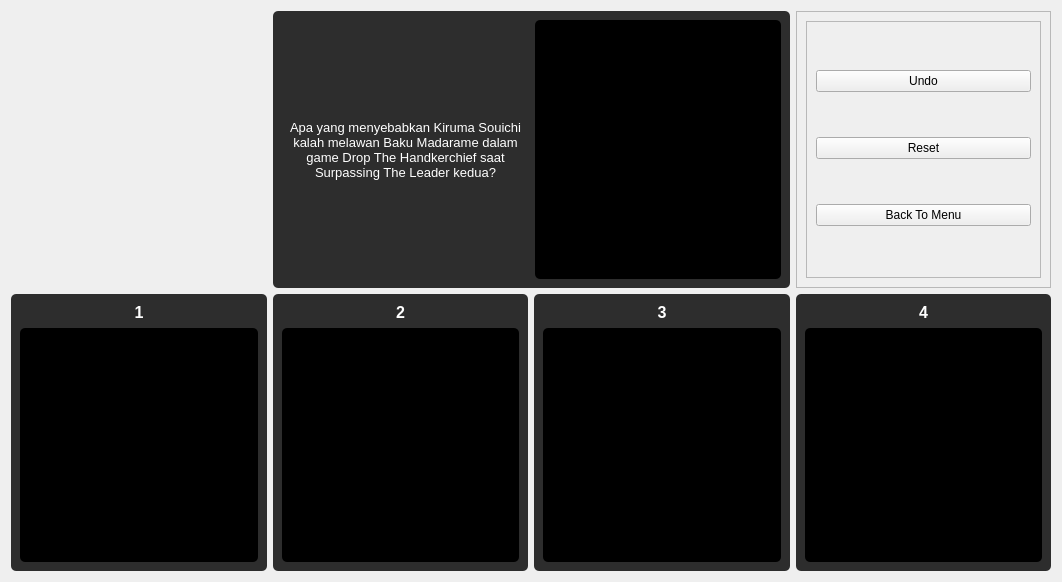
<?xml version="1.0" encoding="UTF-8"?>
<ui version="4.0">
 <class>Form</class>
 <widget class="QWidget" name="Form">
  <property name="geometry">
   <rect>
    <x>0</x>
    <y>0</y>
    <width>1062</width>
    <height>582</height>
   </rect>
  </property>
  <property name="windowTitle">
   <string>Form</string>
  </property>
  <layout class="QGridLayout" name="gridLayout_7">
   <item row="0" column="4">
    <widget class="QFrame" name="frame_2">
     <property name="sizePolicy">
      <sizepolicy hsizetype="Preferred" vsizetype="Preferred">
       <horstretch>0</horstretch>
       <verstretch>0</verstretch>
      </sizepolicy>
     </property>
     <property name="frameShape">
      <enum>QFrame::StyledPanel</enum>
     </property>
     <property name="frameShadow">
      <enum>QFrame::Raised</enum>
     </property>
     <layout class="QVBoxLayout" name="verticalLayout">
      <item>
       <widget class="QFrame" name="frame_4">
        <property name="frameShape">
         <enum>QFrame::StyledPanel</enum>
        </property>
        <property name="frameShadow">
         <enum>QFrame::Raised</enum>
        </property>
        <layout class="QVBoxLayout" name="verticalLayout_3">
         <item>
          <widget class="QPushButton" name="pushButton">
           <property name="text">
            <string>Undo</string>
           </property>
          </widget>
         </item>
         <item>
          <widget class="QPushButton" name="pushButton_2">
           <property name="text">
            <string>Reset</string>
           </property>
          </widget>
         </item>
         <item>
          <widget class="QPushButton" name="pushButton_3">
           <property name="text">
            <string>Back To Menu</string>
           </property>
          </widget>
         </item>
        </layout>
       </widget>
      </item>
     </layout>
    </widget>
   </item>
   <item row="0" column="0">
    <widget class="QLabel" name="label">
     <property name="sizePolicy">
      <sizepolicy hsizetype="Ignored" vsizetype="Ignored">
       <horstretch>0</horstretch>
       <verstretch>0</verstretch>
      </sizepolicy>
     </property>
     <property name="text">
      <string/>
     </property>
     <property name="alignment">
      <set>Qt::AlignHCenter|Qt::AlignTop</set>
     </property>
    </widget>
   </item>
   <item row="1" column="0">
    <widget class="QFrame" name="frame_5">
     <property name="styleSheet">
      <string notr="true">background: rgb(45, 45, 45);
border-radius: 5px;</string>
     </property>
     <property name="frameShape">
      <enum>QFrame::StyledPanel</enum>
     </property>
     <property name="frameShadow">
      <enum>QFrame::Raised</enum>
     </property>
     <layout class="QGridLayout" name="gridLayout_3">
      <item row="1" column="1">
       <widget class="QLabel" name="label_2">
        <property name="sizePolicy">
         <sizepolicy hsizetype="Ignored" vsizetype="Ignored">
          <horstretch>0</horstretch>
          <verstretch>0</verstretch>
         </sizepolicy>
        </property>
        <property name="font">
         <font>
          <family>Helvetica</family>
          <pointsize>10</pointsize>
         </font>
        </property>
        <property name="styleSheet">
         <string notr="true">background: black;
color: white;</string>
        </property>
        <property name="text">
         <string/>
        </property>
        <property name="alignment">
         <set>Qt::AlignCenter</set>
        </property>
        <property name="wordWrap">
         <bool>true</bool>
        </property>
       </widget>
      </item>
      <item row="0" column="1">
       <widget class="QLabel" name="label_6">
        <property name="sizePolicy">
         <sizepolicy hsizetype="Minimum" vsizetype="Maximum">
          <horstretch>0</horstretch>
          <verstretch>0</verstretch>
         </sizepolicy>
        </property>
        <property name="font">
         <font>
          <family>Helvetica</family>
          <pointsize>12</pointsize>
          <weight>75</weight>
          <bold>true</bold>
         </font>
        </property>
        <property name="styleSheet">
         <string notr="true">color: white;</string>
        </property>
        <property name="text">
         <string>1</string>
        </property>
        <property name="alignment">
         <set>Qt::AlignCenter</set>
        </property>
       </widget>
      </item>
     </layout>
    </widget>
   </item>
   <item row="1" column="1">
    <widget class="QFrame" name="frame_6">
     <property name="styleSheet">
      <string notr="true">background: rgb(45, 45, 45);
border-radius: 5px;</string>
     </property>
     <property name="frameShape">
      <enum>QFrame::StyledPanel</enum>
     </property>
     <property name="frameShadow">
      <enum>QFrame::Raised</enum>
     </property>
     <layout class="QGridLayout" name="gridLayout_5">
      <item row="1" column="1">
       <widget class="QLabel" name="label_3">
        <property name="sizePolicy">
         <sizepolicy hsizetype="Ignored" vsizetype="Ignored">
          <horstretch>0</horstretch>
          <verstretch>0</verstretch>
         </sizepolicy>
        </property>
        <property name="font">
         <font>
          <family>Helvetica</family>
          <pointsize>10</pointsize>
         </font>
        </property>
        <property name="styleSheet">
         <string notr="true">background: black;
color: white;</string>
        </property>
        <property name="text">
         <string/>
        </property>
        <property name="alignment">
         <set>Qt::AlignCenter</set>
        </property>
        <property name="wordWrap">
         <bool>true</bool>
        </property>
       </widget>
      </item>
      <item row="0" column="1">
       <widget class="QLabel" name="label_7">
        <property name="sizePolicy">
         <sizepolicy hsizetype="Minimum" vsizetype="Maximum">
          <horstretch>0</horstretch>
          <verstretch>0</verstretch>
         </sizepolicy>
        </property>
        <property name="font">
         <font>
          <family>Helvetica</family>
          <pointsize>12</pointsize>
          <weight>75</weight>
          <bold>true</bold>
         </font>
        </property>
        <property name="styleSheet">
         <string notr="true">color: white;</string>
        </property>
        <property name="text">
         <string>2</string>
        </property>
        <property name="alignment">
         <set>Qt::AlignCenter</set>
        </property>
       </widget>
      </item>
     </layout>
    </widget>
   </item>
   <item row="1" column="2">
    <widget class="QFrame" name="frame_7">
     <property name="styleSheet">
      <string notr="true">background: rgb(45, 45, 45);
border-radius: 5px;
</string>
     </property>
     <property name="frameShape">
      <enum>QFrame::StyledPanel</enum>
     </property>
     <property name="frameShadow">
      <enum>QFrame::Raised</enum>
     </property>
     <layout class="QGridLayout" name="gridLayout_4">
      <item row="0" column="1">
       <widget class="QLabel" name="label_8">
        <property name="sizePolicy">
         <sizepolicy hsizetype="Minimum" vsizetype="Maximum">
          <horstretch>0</horstretch>
          <verstretch>0</verstretch>
         </sizepolicy>
        </property>
        <property name="font">
         <font>
          <family>Helvetica</family>
          <pointsize>12</pointsize>
          <weight>75</weight>
          <bold>true</bold>
         </font>
        </property>
        <property name="styleSheet">
         <string notr="true">color: white;</string>
        </property>
        <property name="text">
         <string>3</string>
        </property>
        <property name="alignment">
         <set>Qt::AlignCenter</set>
        </property>
       </widget>
      </item>
      <item row="1" column="1">
       <widget class="QLabel" name="label_4">
        <property name="sizePolicy">
         <sizepolicy hsizetype="Ignored" vsizetype="Ignored">
          <horstretch>0</horstretch>
          <verstretch>0</verstretch>
         </sizepolicy>
        </property>
        <property name="font">
         <font>
          <family>Helvetica</family>
          <pointsize>10</pointsize>
         </font>
        </property>
        <property name="styleSheet">
         <string notr="true">background: black;
color: white;</string>
        </property>
        <property name="text">
         <string/>
        </property>
        <property name="alignment">
         <set>Qt::AlignCenter</set>
        </property>
        <property name="wordWrap">
         <bool>true</bool>
        </property>
       </widget>
      </item>
     </layout>
    </widget>
   </item>
   <item row="1" column="4">
    <widget class="QFrame" name="frame_8">
     <property name="styleSheet">
      <string notr="true">background: rgb(45, 45, 45);
border-radius: 5px;
</string>
     </property>
     <property name="frameShape">
      <enum>QFrame::StyledPanel</enum>
     </property>
     <property name="frameShadow">
      <enum>QFrame::Raised</enum>
     </property>
     <layout class="QGridLayout" name="gridLayout_6">
      <item row="0" column="1">
       <widget class="QLabel" name="label_9">
        <property name="sizePolicy">
         <sizepolicy hsizetype="Minimum" vsizetype="Maximum">
          <horstretch>0</horstretch>
          <verstretch>0</verstretch>
         </sizepolicy>
        </property>
        <property name="font">
         <font>
          <family>Helvetica</family>
          <pointsize>12</pointsize>
          <weight>75</weight>
          <bold>true</bold>
         </font>
        </property>
        <property name="styleSheet">
         <string notr="true">color: white;</string>
        </property>
        <property name="text">
         <string>4</string>
        </property>
        <property name="alignment">
         <set>Qt::AlignCenter</set>
        </property>
       </widget>
      </item>
      <item row="1" column="1">
       <widget class="QLabel" name="label_5">
        <property name="sizePolicy">
         <sizepolicy hsizetype="Ignored" vsizetype="Ignored">
          <horstretch>0</horstretch>
          <verstretch>0</verstretch>
         </sizepolicy>
        </property>
        <property name="font">
         <font>
          <family>Helvetica</family>
          <pointsize>10</pointsize>
         </font>
        </property>
        <property name="styleSheet">
         <string notr="true">background: black;
color: white;
</string>
        </property>
        <property name="text">
         <string/>
        </property>
        <property name="alignment">
         <set>Qt::AlignCenter</set>
        </property>
        <property name="wordWrap">
         <bool>true</bool>
        </property>
       </widget>
      </item>
     </layout>
    </widget>
   </item>
   <item row="0" column="1" colspan="2">
    <widget class="QFrame" name="frame_3">
     <property name="sizePolicy">
      <sizepolicy hsizetype="Preferred" vsizetype="Preferred">
       <horstretch>0</horstretch>
       <verstretch>0</verstretch>
      </sizepolicy>
     </property>
     <property name="styleSheet">
      <string notr="true">background: rgb(45, 45, 45);
border-radius: 5px;
</string>
     </property>
     <property name="frameShape">
      <enum>QFrame::StyledPanel</enum>
     </property>
     <property name="frameShadow">
      <enum>QFrame::Raised</enum>
     </property>
     <layout class="QGridLayout" name="gridLayout">
      <item row="0" column="1">
       <widget class="QLabel" name="label_10">
        <property name="sizePolicy">
         <sizepolicy hsizetype="Ignored" vsizetype="Preferred">
          <horstretch>0</horstretch>
          <verstretch>0</verstretch>
         </sizepolicy>
        </property>
        <property name="font">
         <font>
          <family>Helvetica</family>
          <pointsize>10</pointsize>
         </font>
        </property>
        <property name="styleSheet">
         <string notr="true">color: white;</string>
        </property>
        <property name="text">
         <string>Apa yang menyebabkan Kiruma Souichi kalah melawan Baku Madarame dalam game Drop The Handkerchief saat Surpassing The Leader kedua?</string>
        </property>
        <property name="textFormat">
         <enum>Qt::AutoText</enum>
        </property>
        <property name="scaledContents">
         <bool>false</bool>
        </property>
        <property name="alignment">
         <set>Qt::AlignCenter</set>
        </property>
        <property name="wordWrap">
         <bool>true</bool>
        </property>
       </widget>
      </item>
      <item row="0" column="2">
       <widget class="QLabel" name="label_1">
        <property name="styleSheet">
         <string notr="true">background: black;</string>
        </property>
        <property name="text">
         <string>TextLabel</string>
        </property>
       </widget>
      </item>
     </layout>
    </widget>
   </item>
  </layout>
 </widget>
 <resources/>
 <connections/>
</ui>
